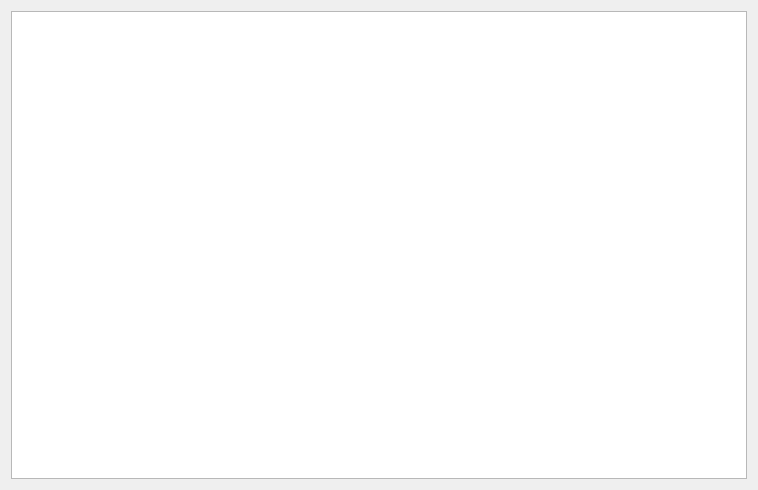
<?xml version="1.0" encoding="UTF-8"?>
<ui version="4.0">
 <class>PageCameraStatus</class>
 <widget class="QWidget" name="PageCameraStatus">
  <property name="geometry">
   <rect>
    <x>0</x>
    <y>0</y>
    <width>758</width>
    <height>490</height>
   </rect>
  </property>
  <property name="windowTitle">
   <string>Form</string>
  </property>
  <layout class="QGridLayout" name="gridLayout">
   <item row="0" column="0">
    <widget class="TableView" name="tableView"/>
   </item>
  </layout>
 </widget>
 <customwidgets>
  <customwidget>
   <class>TableView</class>
   <extends>QTableView</extends>
   <header>tableview.h</header>
  </customwidget>
 </customwidgets>
 <resources/>
 <connections/>
</ui>
